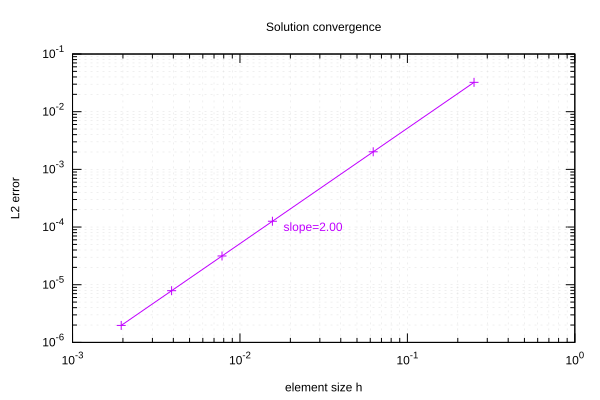

Write the gnuplot code that produced this figure.
set terminal svg size 600,400 dynamic enhanced font 'Arial,12';
set output 'convergence.svg';

set title "Solution convergence"
set key right top
set xlabel 'element size h'
set ylabel 'L2 error'
set logscale x 
set logscale y
set format y "10^{%L}"
set format x "10^{%L}"
set key off
set grid mxtics mytics 
set grid xtics mxtics ytics mytics lc rgb "#E0E0E0" dt 2 back

set label 1 "slope=2.00" at graph 0.42, 0.40 front textcolor "dark-magenta"
#set label 2 "Euler, m=-2.24" at graph 0.60, 0.78 front textcolor "dark-spring-green"

plot 'convergence.dat' skip 1 using 1:2 with lp lc "dark-magenta"
